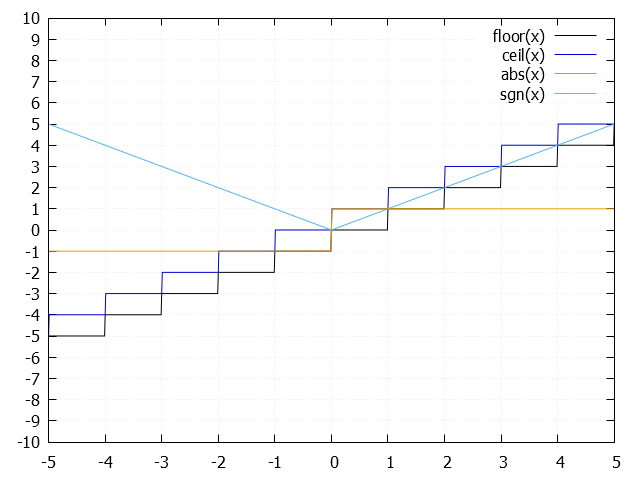

Generate this figure with gnuplot:
#floor(x) es una función cuyo valor no es el entero mas grande que sue argumento

reset

# set term "wxt" persist
set term pngcairo enhanced 
set output "floor.png"

 
 set xrange [-5:5]
 set yrange [-10:10]
 
 set xtics 1
 set ytics 1
 
 set grid
 set samples 1001
  
 plot floor(x) lc rgb "#000200", ceil(x) lc rgb "#0000cc", abs(x), sgn(x)
unset output
